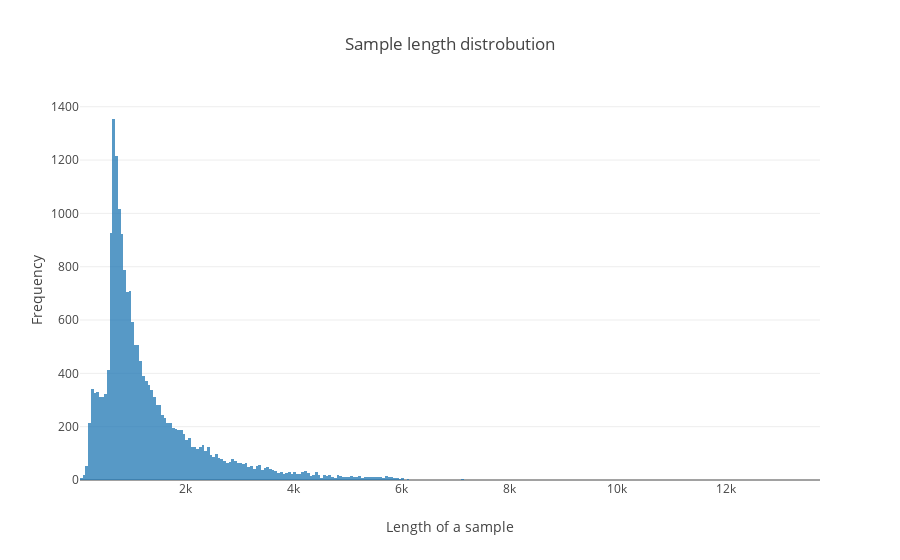
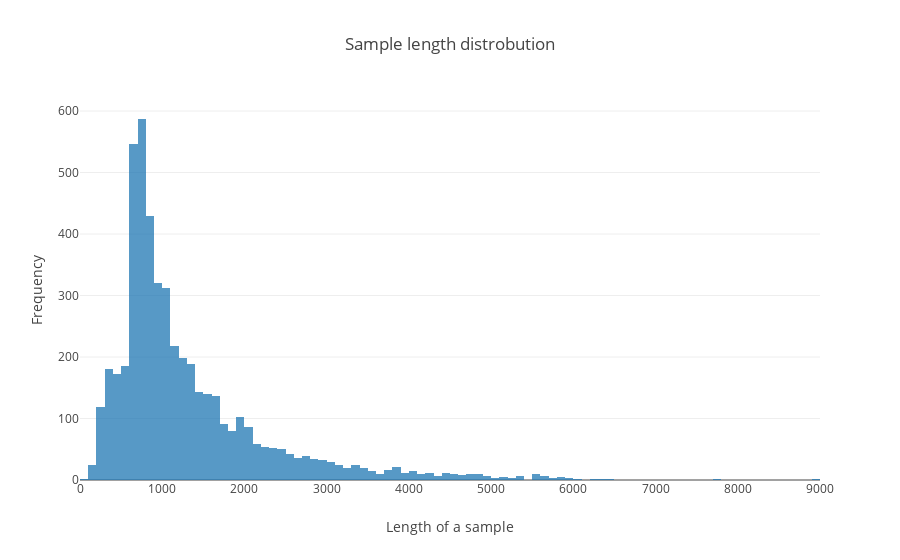
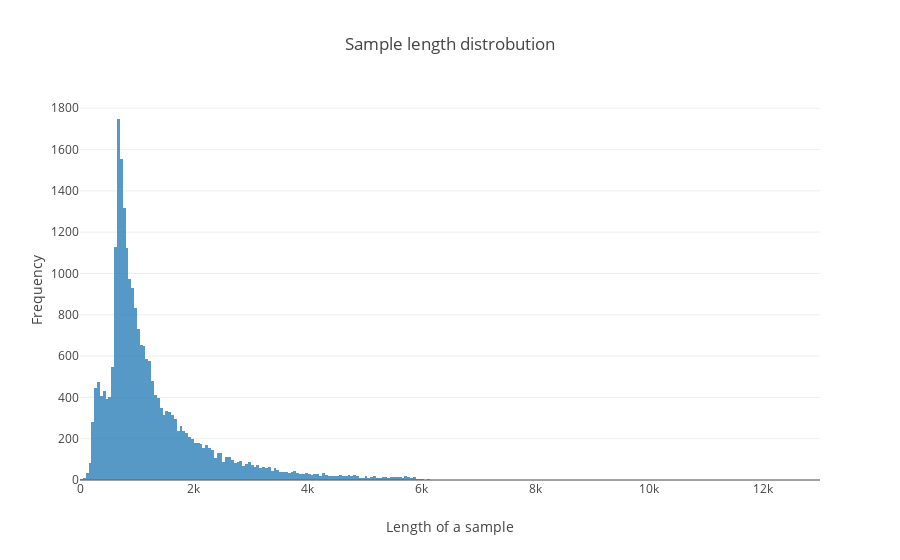

Notebook code for these charts, in order:
### Code cell
plot_sample_length_distribution(train[0])
plot_sample_length_distribution(val[0])
plot_sample_length_distribution(test[0])

### Figure 1 — Plotly figure (JSON) as saved in the notebook; plotly's stock layout.template omitted (floating-point values rounded to 4 significant figures; data arrays with more than 128 entries replaced by an {"elided": "..."} marker saying what was removed)
{"data": [{"name": "sample", "opacity": 0.75, "type": "histogram", "uid": "7b3718ef-1e40-4fd4-a065-2a9a8d37fb7c", "x": {"elided": "20000 int values"}}], "layout": {"autosize": true, "barmode": "overlay", "title": "Sample length distrobution", "xaxis": {"autorange": true, "range": [49.5, 13750.0], "title": "Length of a sample", "type": "linear"}, "yaxis": {"autorange": true, "range": [0, 1425.0], "title": "Frequency"}}}

### Figure 2 — Plotly figure (JSON) as saved in the notebook; plotly's stock layout.template omitted (floating-point values rounded to 4 significant figures; data arrays with more than 128 entries replaced by an {"elided": "..."} marker saying what was removed)
{"data": [{"name": "sample", "opacity": 0.75, "type": "histogram", "uid": "df6f6d9b-3a05-4fff-9c5b-8b77d6ccc06e", "x": {"elided": "5000 int values"}}], "layout": {"autosize": true, "barmode": "overlay", "title": "Sample length distrobution", "xaxis": {"autorange": true, "range": [-0.5, 9000.0], "title": "Length of a sample", "type": "linear"}, "yaxis": {"autorange": true, "range": [0, 617.9], "title": "Frequency"}}}

### Figure 3 — Plotly figure (JSON) as saved in the notebook; plotly's stock layout.template omitted (floating-point values rounded to 4 significant figures; data arrays with more than 128 entries replaced by an {"elided": "..."} marker saying what was removed)
{"data": [{"name": "sample", "opacity": 0.75, "type": "histogram", "uid": "56a94302-554b-4324-907c-75763bd50682", "x": {"elided": "25000 int values"}}], "layout": {"autosize": true, "barmode": "overlay", "title": "Sample length distrobution", "xaxis": {"autorange": true, "range": [-0.5, 13000.0], "title": "Length of a sample", "type": "linear"}, "yaxis": {"autorange": true, "range": [0, 1840], "title": "Frequency"}}}
